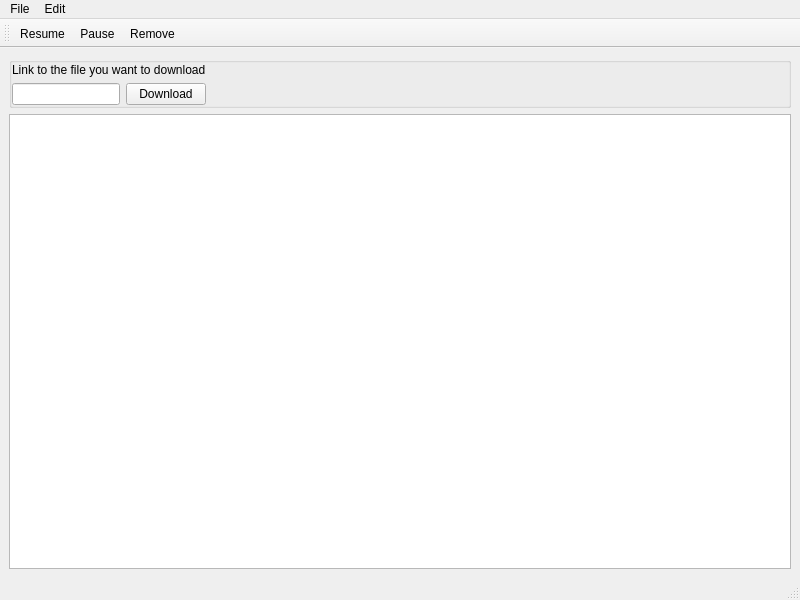
<?xml version="1.0" encoding="UTF-8"?>
<ui version="4.0">
 <class>MainWindow</class>
 <widget class="QMainWindow" name="MainWindow">
  <property name="geometry">
   <rect>
    <x>0</x>
    <y>0</y>
    <width>800</width>
    <height>600</height>
   </rect>
  </property>
  <property name="windowTitle">
   <string>MainWindow</string>
  </property>
  <widget class="QWidget" name="centralwidget">
   <layout class="QVBoxLayout" name="verticalLayout_2">
    <item>
     <widget class="QGroupBox" name="groupBox">
      <property name="title">
       <string/>
      </property>
      <layout class="QFormLayout" name="formLayout">
       <property name="leftMargin">
        <number>0</number>
       </property>
       <property name="topMargin">
        <number>0</number>
       </property>
       <property name="rightMargin">
        <number>0</number>
       </property>
       <property name="bottomMargin">
        <number>0</number>
       </property>
       <item row="0" column="0">
        <layout class="QVBoxLayout" name="verticalLayout">
         <item>
          <widget class="QLabel" name="PathLabel">
           <property name="text">
            <string>Link to the file you want to download</string>
           </property>
          </widget>
         </item>
         <item>
          <layout class="QHBoxLayout" name="horizontalLayout">
           <item>
            <widget class="QLineEdit" name="PathEdit">
             <property name="sizePolicy">
              <sizepolicy hsizetype="Expanding" vsizetype="Fixed">
               <horstretch>0</horstretch>
               <verstretch>0</verstretch>
              </sizepolicy>
             </property>
            </widget>
           </item>
           <item>
            <widget class="QPushButton" name="downloadButton">
             <property name="text">
              <string>Download</string>
             </property>
            </widget>
           </item>
          </layout>
         </item>
        </layout>
       </item>
      </layout>
     </widget>
    </item>
    <item>
     <widget class="QTableView" name="downloadTableView">
      <property name="showDropIndicator" stdset="0">
       <bool>false</bool>
      </property>
      <property name="wordWrap">
       <bool>true</bool>
      </property>
      <property name="cornerButtonEnabled">
       <bool>true</bool>
      </property>
      <attribute name="horizontalHeaderStretchLastSection">
       <bool>true</bool>
      </attribute>
      <attribute name="verticalHeaderVisible">
       <bool>false</bool>
      </attribute>
     </widget>
    </item>
   </layout>
  </widget>
  <widget class="QMenuBar" name="menubar">
   <property name="geometry">
    <rect>
     <x>0</x>
     <y>0</y>
     <width>800</width>
     <height>22</height>
    </rect>
   </property>
   <widget class="QMenu" name="menuFile">
    <property name="title">
     <string>File</string>
    </property>
    <addaction name="aOpen"/>
   </widget>
   <widget class="QMenu" name="menuEdit">
    <property name="title">
     <string>Edit</string>
    </property>
    <addaction name="aSetDownloadDir"/>
   </widget>
   <addaction name="menuFile"/>
   <addaction name="menuEdit"/>
  </widget>
  <widget class="QStatusBar" name="statusbar"/>
  <widget class="QToolBar" name="toolBar">
   <property name="windowTitle">
    <string>toolBar</string>
   </property>
   <attribute name="toolBarArea">
    <enum>TopToolBarArea</enum>
   </attribute>
   <attribute name="toolBarBreak">
    <bool>false</bool>
   </attribute>
   <addaction name="aResume"/>
   <addaction name="aPause"/>
   <addaction name="aRemove"/>
  </widget>
  <action name="aResume">
   <property name="text">
    <string>Resume</string>
   </property>
  </action>
  <action name="aPause">
   <property name="text">
    <string>Pause</string>
   </property>
  </action>
  <action name="aRemove">
   <property name="text">
    <string>Remove</string>
   </property>
  </action>
  <action name="aOpen">
   <property name="text">
    <string>Open</string>
   </property>
  </action>
  <action name="aSetDownloadDir">
   <property name="text">
    <string>Set download folder</string>
   </property>
  </action>
 </widget>
 <resources/>
 <connections/>
</ui>
